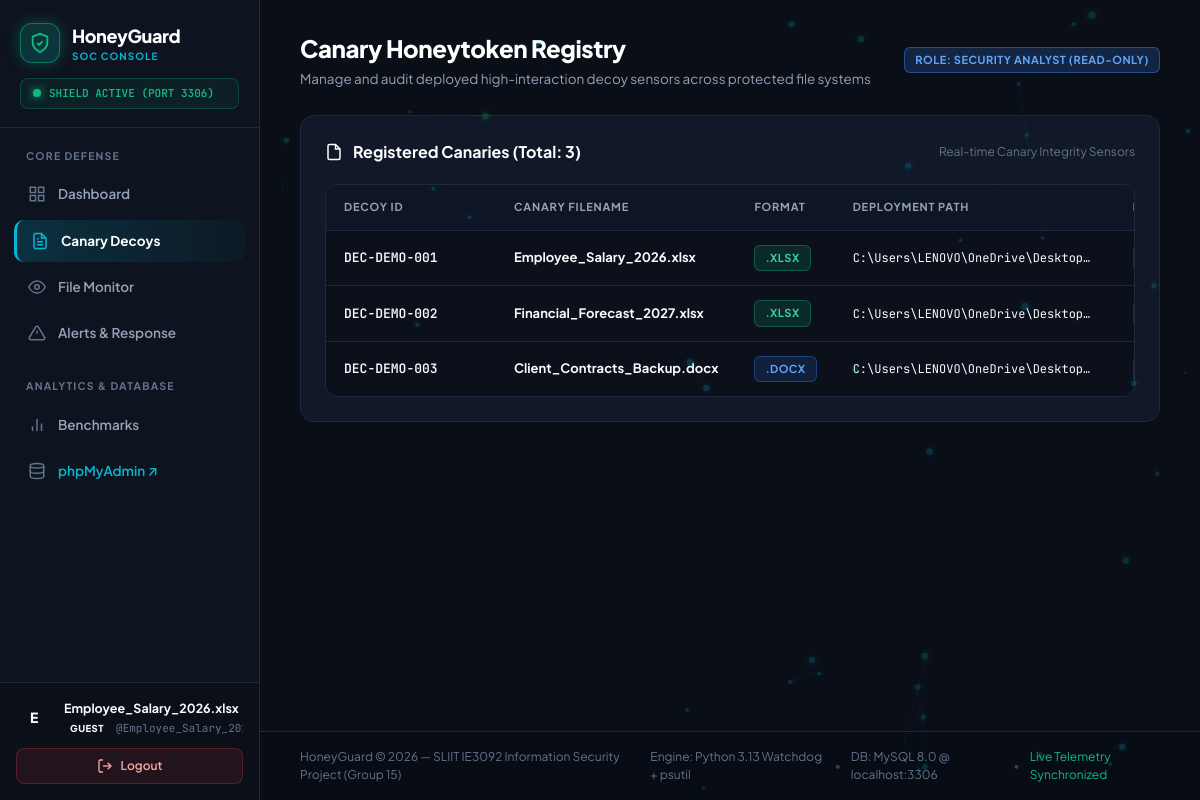
Screenshot of /decoys.php (signed in) with the database file from the repository.
### tables this page shows
CREATE TABLE `decoys` (
    `decoy_id` VARCHAR(64) PRIMARY KEY,
    `directory_id` INT NOT NULL,
    `filename` VARCHAR(255) NOT NULL,
    `absolute_path` VARCHAR(500) NOT NULL UNIQUE,
    `file_type` VARCHAR(10) NOT NULL,  
    `baseline_hash` VARCHAR(64) NOT NULL,  
    `baseline_size` BIGINT NOT NULL,
    `status` ENUM('INTACT', 'ACCESSED', 'MODIFIED', 'RENAMED', 'DELETED') NOT NULL DEFAULT 'INTACT',
    `monitoring_enabled` TINYINT(1) NOT NULL DEFAULT 1,
    `creation_timestamp` DATETIME NOT NULL DEFAULT CURRENT_TIMESTAMP,
    `last_verified_timestamp` DATETIME NOT NULL DEFAULT CURRENT_TIMESTAMP,
    CONSTRAINT `fk_decoy_directory` FOREIGN KEY (`directory_id`)
        REFERENCES `protected_directories` (`directory_id`) ON DELETE CASCADE,
    INDEX `idx_decoy_status` (`status`),
    INDEX `idx_decoy_dir` (`directory_id`),
    INDEX `idx_decoy_file` (`filename`)
);

### web/auth_check.php (called while the page is built, shortened)
<?php
function isAdmin() {
    return isset($_SESSION['role']) && $_SESSION['role'] === 'admin';
}
function getCurrentUser() {
    return [
        'id' => $_SESSION['user_id'] ?? null,
        'username' => $_SESSION['username'] ?? 'Guest',
        'full_name' => $_SESSION['full_name'] ?? 'Guest User',
        'role' => $_SESSION['role'] ?? 'guest',
        'email' => $_SESSION['email'] ?? ''
    ];
}
?>

### web/decoys.php (the view, shortened to what this page needs)
<?php
require_once __DIR__ . '/includes/header.php';
$pdo = getDB();
$stmt = $pdo->query("SELECT decoy_id, directory_id, filename, absolute_path, file_type, baseline_hash, baseline_size, status, monitoring_enabled, creation_timestamp, last_verified_timestamp
                     FROM decoys ORDER BY creation_timestamp DESC");
$decoys = $stmt->fetchAll();
?>
<div class="page-header">
    <div class="page-title-box">
        <h1>Canary Honeytoken Registry</h1>
        <p>Manage and audit deployed high-interaction decoy sensors across protected file systems</p>
    </div>
    <div class="page-actions">
        <?php if (isAdmin()): ?>
            <button class="btn btn-primary" onclick="openModal('deployModal')">
                <svg viewBox="0 0 24 24" width="16" height="16" fill="none" stroke="currentColor" stroke-width="2"><line x1="12" y1="5" x2="12" y2="19"/><line x1="5" y1="12" x2="19" y2="12"/></svg>
                <span>Deploy New Decoy</span>
            </button>
        <?php else: ?>
            <span class="badge badge-medium">Role: Security Analyst (Read-Only)</span>
        <?php endif; ?>
    </div>
</div>
<div class="card">
    <div class="card-header">
        <span class="card-title">
            <svg viewBox="0 0 24 24" width="18" height="18" fill="none" stroke="currentColor" stroke-width="2"><path d="M14 2H6a2 2 0 0 0-2 2v16a2 2 0 0 0 2 2h12a2 2 0 0 0 2-2V8z"/><polyline points="14 2 14 8 20 8"/></svg>
            Registered Canaries (Total: <?= count($decoys) ?>)
        </span>
        <span class="card-subtitle">Real-time Canary Integrity Sensors</span>
    </div>
    <div class="table-responsive">
        <table class="data-table">
            <thead>
                <tr>
                    <th style="min-width: 170px;">Decoy ID</th>
                    <th style="min-width: 190px;">Canary Filename</th>
                    <th style="min-width: 95px;">Format</th>
                    <th style="min-width: 250px;">Deployment Path</th>
                    <th style="min-width: 110px;">File Size</th>
                </tr>
            </thead>
            <tbody>
                <?php if (!empty($decoys)): ?>
                    <?php foreach ($decoys as $d): ?>
                        <tr>
                            <td class="col-id"><?= htmlspecialchars($d['decoy_id']) ?></td>
                            <td class="col-nowrap">
                                <strong><?= htmlspecialchars($d['filename']) ?></strong>
                            </td>
                            <td class="col-nowrap">
                                <?php $ft = strtolower($d['file_type'] ?? 'docx'); ?>
                                <span class="badge fmt-<?= $ft ?>">.<?= strtoupper($ft) ?></span>
                            </td>
                            <td class="col-path" title="<?= htmlspecialchars($d['absolute_path']) ?>">
                                <?= htmlspecialchars($d['absolute_path']) ?>
                            </td>
                            <td class="col-nowrap">
                                <span class="size-pill"><?= number_format((int)($d['baseline_size'] ?? 0)) ?> B</span>
                            </td>
                        </tr>
                    <?php endforeach; ?>
                <?php endif; ?>
            </tbody>
        </table>
    </div>
</div>
<?php require_once __DIR__ . '/includes/footer.php'; ?>

### web/includes/header.php (shortened to what this page needs)
<?php
require_once __DIR__ . '/../auth_check.php';
$currentUser = getCurrentUser();
$activePage = basename($_SERVER['PHP_SELF'], '.php');
?>
<!DOCTYPE html>
<html lang="en">
<head>
    <link rel="stylesheet" href="assets/css/style.css">
</head>
<body class="app-layout">
    <aside class="sidebar">
        <div class="sidebar-brand">
            <a href="dashboard.php" class="brand-link">
                <div class="brand-icon">
                    <svg viewBox="0 0 24 24" width="22" height="22" fill="none" stroke="currentColor" stroke-width="2">
                        <path d="M12 22s8-4 8-10V5l-8-3-8 3v7c0 6 8 10 8 10z"/>
                        <path d="M9 12l2 2 4-4"/>
                    </svg>
                </div>
                <div class="brand-info">
                    <span class="brand-title">HoneyGuard</span>
                    <span class="brand-tag">SOC CONSOLE</span>
                </div>
            </a>
            <div class="system-status-badge">
                <span class="pulse-dot"></span>
                <span>SHIELD ACTIVE (PORT 3306)</span>
            </div>
        </div>
        <div class="sidebar-nav-container">
            <div class="nav-section-label">CORE DEFENSE</div>
            <nav class="sidebar-menu">
                <a href="dashboard.php" class="sidebar-item <?= $activePage === 'dashboard' ? 'active' : '' ?>">
                    <svg viewBox="0 0 24 24" width="18" height="18" fill="none" stroke="currentColor" stroke-width="2"><rect x="3" y="3" width="7" height="7"/><rect x="14" y="3" width="7" height="7"/><rect x="14" y="14" width="7" height="7"/><rect x="3" y="14" width="7" height="7"/></svg>
                    <span>Dashboard</span>
                </a>
                <a href="decoys.php" class="sidebar-item <?= $activePage === 'decoys' ? 'active' : '' ?>">
                    <svg viewBox="0 0 24 24" width="18" height="18" fill="none" stroke="currentColor" stroke-width="2"><path d="M14 2H6a2 2 0 0 0-2 2v16a2 2 0 0 0 2 2h12a2 2 0 0 0 2-2V8z"/><polyline points="14 2 14 8 20 8"/><line x1="16" y1="13" x2="8" y2="13"/><line x1="16" y1="17" x2="8" y2="17"/><polyline points="10 9 9 9 8 9"/></svg>
                    <span>Canary Decoys</span>
                </a>
                <a href="file_monitor.php" class="sidebar-item <?= $activePage === 'file_monitor' ? 'active' : '' ?>">
                    <svg viewBox="0 0 24 24" width="18" height="18" fill="none" stroke="currentColor" stroke-width="2"><path d="M1 12s4-8 11-8 11 8 11 8-4 8-11 8-11-8-11-8z"/><circle cx="12" cy="12" r="3"/></svg>
                    <span>File Monitor</span>
                </a>
                <a href="alerts.php" class="sidebar-item <?= $activePage === 'alerts' ? 'active' : '' ?>">
                    <svg viewBox="0 0 24 24" width="18" height="18" fill="none" stroke="currentColor" stroke-width="2"><path d="M10.29 3.86L1.82 18a2 2 0 0 0 1.71 3h16.94a2 2 0 0 0 1.71-3L13.71 3.86a2 2 0 0 0-3.42 0z"/><line x1="12" y1="9" x2="12" y2="13"/><line x1="12" y1="17" x2="12.01" y2="17"/></svg>
                    <span>Alerts & Response</span>
                </a>
            </nav>
            <div class="nav-section-label" style="margin-top: 24px;">ANALYTICS & DATABASE</div>
            <nav class="sidebar-menu">
                <a href="benchmarks.php" class="sidebar-item <?= $activePage === 'benchmarks' ? 'active' : '' ?>">
                    <svg viewBox="0 0 24 24" width="18" height="18" fill="none" stroke="currentColor" stroke-width="2"><line x1="18" y1="20" x2="18" y2="10"/><line x1="12" y1="20" x2="12" y2="4"/><line x1="6" y1="20" x2="6" y2="14"/></svg>
                    <span>Benchmarks</span>
                </a>
                <a href="http://localhost/phpmyadmin/" target="_blank" class="sidebar-item nav-ext">
                    <svg viewBox="0 0 24 24" width="18" height="18" fill="none" stroke="currentColor" stroke-width="2"><ellipse cx="12" cy="5" rx="9" ry="3"/><path d="M21 12c0 1.66-4 3-9 3s-9-1.34-9-3"/><path d="M3 5v14c0 1.66 4 3 9 3s9-1.34 9-3V5"/></svg>
                    <span>phpMyAdmin ↗</span>
                </a>
            </nav>
        </div>
        <div class="sidebar-footer">
            <div class="user-card">
                <div class="user-avatar user-avatar-<?= htmlspecialchars($currentUser['role']) ?>">
                    <?= strtoupper(substr($currentUser['username'], 0, 1)) ?>
                </div>
                <div class="user-meta">
                    <div class="user-name-row">
                        <span class="user-name"><?= htmlspecialchars($currentUser['full_name']) ?></span>
                    </div>
                    <div style="display: flex; align-items: center; gap: 6px; margin-top: 2px;">
                        <span class="role-pill role-<?= htmlspecialchars($currentUser['role']) ?>">
                            <?= strtoupper(htmlspecialchars($currentUser['role'])) ?>
                        </span>
                        <span class="user-handle">@<?= htmlspecialchars($currentUser['username']) ?></span>
                    </div>
                </div>
            </div>
            <a href="logout.php" class="btn-sidebar-logout" title="Sign Out">
                <svg viewBox="0 0 24 24" width="16" height="16" fill="none" stroke="currentColor" stroke-width="2">
                    <path d="M9 21H5a2 2 0 0 1-2-2V5a2 2 0 0 1 2-2h4"/><polyline points="16 17 21 12 16 7"/><line x1="21" y1="12" x2="9" y2="12"/>
                </svg>
                <span>Logout</span>
            </a>
        </div>
    </aside>
    <div class="content-wrapper">
        <main class="main-content">

### web/includes/footer.php (shortened to what this page needs)
        </main>
        <footer class="content-footer">
            <div class="footer-left">
                <span>HoneyGuard &copy; 2026 — SLIIT IE3092 Information Security Project (Group 15)</span>
            </div>
            <div class="footer-right">
                <span class="footer-pill">Engine: Python 3.13 Watchdog + psutil</span>
                <span class="sep">•</span>
                <span class="footer-pill">DB: MySQL 8.0 @ localhost:3306</span>
                <span class="sep">•</span>
                <span class="text-emerald">Live Telemetry Synchronized</span>
            </div>
        </footer>
    </div>
</body>
</html>

### rows the page displays
decoys: decoy_id "DEC-DEMO-001", filename "Employee_Salary_2026.xlsx", file_type "XLSX", absolute_path "C:\\Users\\LENOVO\\OneDrive\\Desktop…"
decoys: decoy_id "DEC-DEMO-002", filename "Financial_Forecast_2027.xlsx", file_type "XLSX", absolute_path "C:\\Users\\LENOVO\\OneDrive\\Desktop…"
decoys: decoy_id "DEC-DEMO-003", filename "Client_Contracts_Backup.docx", file_type "DOCX", absolute_path "C:\\Users\\LENOVO\\OneDrive\\Desktop…"

### other values shown
substr($currentUser['username'], 0, 1) "E"
$currentUser['full_name'] "Employee_Salary_2026.xlsx"
$currentUser['role'] "GUEST"
count($decoys) "3"
